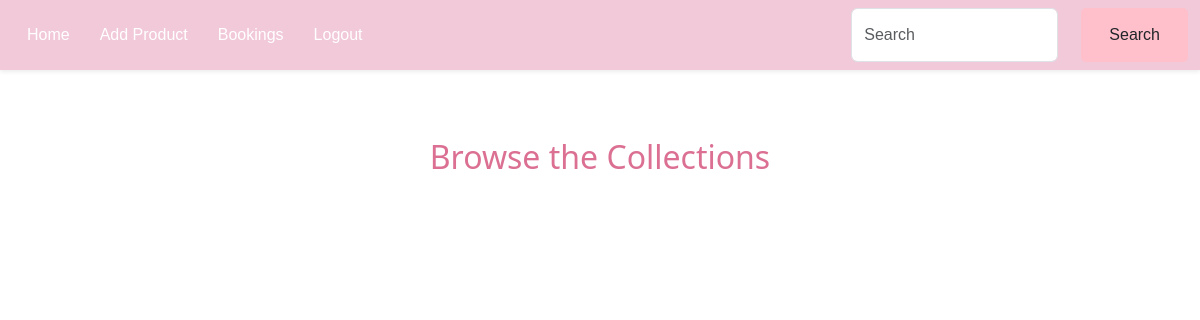
The app's page /twolayercake (signed in), older data.
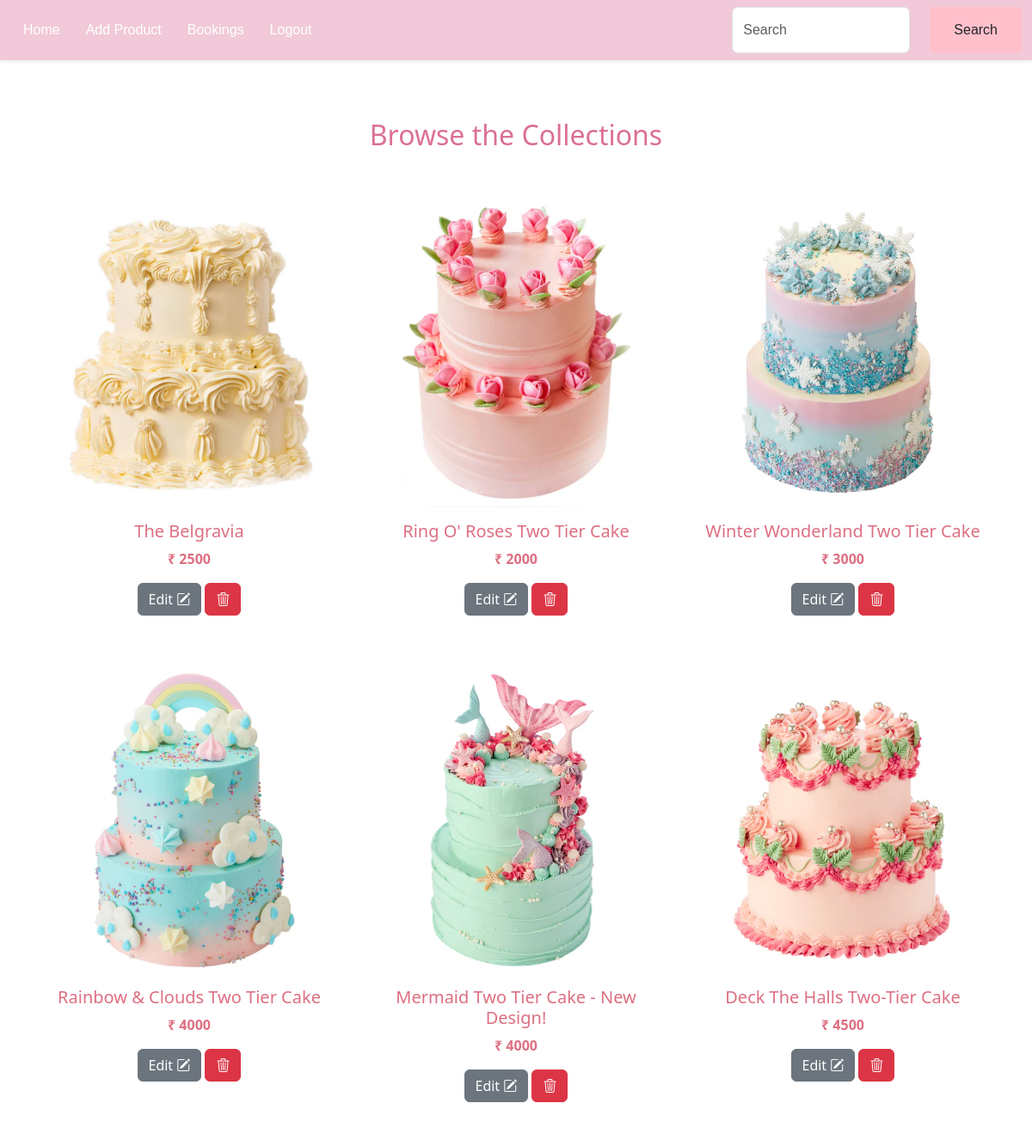
The same page, newer data.
### app/models.py (models this page shows, shortened)
class Cake(models.Model):
    name=models.CharField(max_length=100)
    price=models.IntegerField()
    img=models.FileField()
    quantity=models.TextField()
    colour=models.TextField()
    category=models.ForeignKey(Category,on_delete=models.CASCADE)
    description=models.TextField()

### app/views.py (the view)
# urls.py: path('twolayercake',views.twolayercake),
def twolayercake(req):
    if 'shop' in req.session:
        cake_category=Category.objects.get(name='Two Tier Party Cakes')
        twolayercakes=Cake.objects.filter(category=cake_category)
        return render(req,'shop/twolayercake.html',{'twolayercake': twolayercakes})
    else:
        return redirect(shop_login)

### templates/shop/twolayercake.html (shortened to what this page needs)
<!DOCTYPE html>
<html lang="en">
<head>
    {% load static %}
    <link rel="stylesheet" href="{% static '/css/home.css' %}">
    <link href="https://cdn.jsdelivr.net/npm/bootstrap@5.3.3/dist/css/bootstrap.min.css" rel="stylesheet">
    <link rel="stylesheet" href="https://cdn.jsdelivr.net/npm/bootstrap-icons@1.11.3/font/bootstrap-icons.min.css">
</head>
<body>
  <nav class="navbar navbar-expand-sm navbar-light shadow-sm" style="background-color:#f1c9d9;" >
    <div class="container-fluid">
        <div class="collapse navbar-collapse" id="navbarNav">
            <ul class="navbar-nav me-auto mb-2 mb-sm-0">
                <li class="nav-item">
                    <a class="nav-link active" aria-current="page" href="javascript:void(0)">Home</a>
                </li>
                <li class="nav-item">
                    <a class="nav-link" href="add_cupcake">Add Product</a>
                </li>
                <li class="nav-item">
                    <a class="nav-link" href="bookings">Bookings</a>
                </li>
                <li class="nav-item">
                    <a class="nav-link" href="logout">Logout</a>
                </li>
            </ul>
            <form class="d-flex">
              <input class="form-control me-2" type="text" placeholder="Search">
              <button class="btn" style="background-color: pink;" type="button">Search</button>
            </form>
        </div>
    </div>
</nav>
<br><br>
<div class="container custom-container">
    <h2 class="text-center mb-4" style="color: palevioletred;">Browse the Collections</h2><br>
    <div class="row">
        {% for cake in twolayercake %}
            <div class="col-12 col-sm-6 col-md-4 col-lg-4 mb-4">
                <div class="card custom-card">
                        <img class="card-img-top img-fluid" src="{{ cake.img.url }}" alt="Card image">
                    <div class="card-body">
                        <h5 class="card-title" style="color: rgb(221, 111, 129);">{{ cake.name }}</h5>
                        <p class="card-text" style="color: rgb(221, 111, 129);font-weight: bold;">₹ {{ cake.price }}</p>
                        <a style="text-align: center;" href="edit_cupcake/{{cake.pk}}" class="btn btn-secondary">Edit <i class="bi bi-pencil-square"></i></a>
                        <a style="text-align: center;" href="delete_cupcake/{{cake.pk}}" class="btn btn-danger"><i class="bi bi-trash3"></i></a>
                    </div>
                </div>
            </div>
        {% endfor %}
    </div>
</div>
</body>
</html>

Row changes from the older to the newer data that the page shows:
added Cake: img (picture), name "The Belgravia", price "2500"
added Cake: img (picture), name "Ring O' Roses Two Tier Cake", price "2000"
added Cake: img (picture), name "Winter Wonderland Two Tier Cake", price "3000"
added Cake: img (picture), name "Rainbow & Clouds Two Tier Cake", price "4000"
added Cake: img (picture), name "Mermaid Two Tier Cake - New Design!", price "4000"
added Cake: img (picture), name "Deck The Halls Two-Tier Cake", price "4500"
